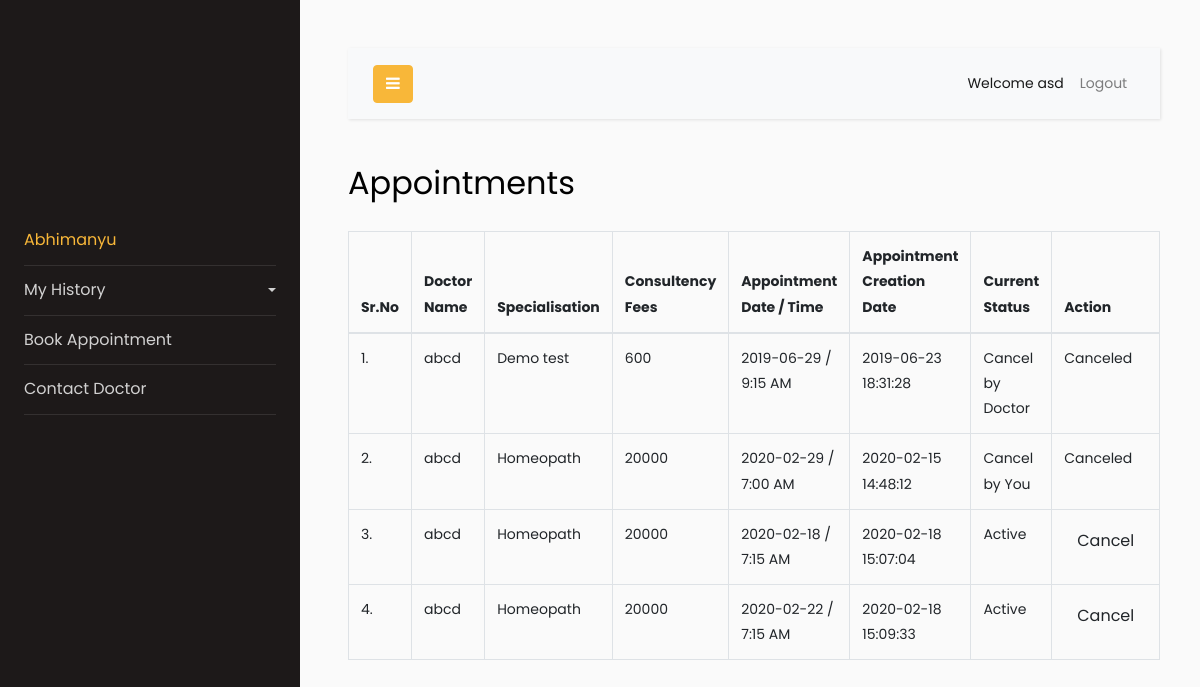
The app's page /userdashboard/appointment_history.php (signed in) with its own data.
### tables this page shows
CREATE TABLE `appointment` (
  `id` int(11) NOT NULL,
  `d_specilization` varchar(255) DEFAULT NULL,
  `d_id` int(11) DEFAULT NULL,
  `p_id` int(11) DEFAULT NULL,
  `consultancyFees` int(11) DEFAULT NULL,
  `appointmentDate` varchar(255) DEFAULT NULL,
  `appointmentTime` varchar(255) DEFAULT NULL,
  `postingDate` timestamp NULL DEFAULT current_timestamp(),
  `userStatus` int(11) DEFAULT NULL,
  `doctorStatus` int(11) DEFAULT NULL,
  `updationDate` timestamp NULL DEFAULT NULL ON UPDATE current_timestamp()
);

CREATE TABLE `doctors` (
  `d_id` int(255) NOT NULL,
  `d_specilization` varchar(255) DEFAULT NULL,
  `d_name` varchar(255) DEFAULT NULL,
  `d_address` longtext DEFAULT NULL,
  `d_fees` varchar(255) DEFAULT NULL,
  `d_contact` bigint(11) DEFAULT NULL,
  `d_email` varchar(255) DEFAULT NULL,
  `d_password` varchar(255) DEFAULT NULL,
  `d_date` timestamp NULL DEFAULT current_timestamp(),
  `updationDate` timestamp NULL DEFAULT NULL ON UPDATE current_timestamp(),
  `d_gender` varchar(255) NOT NULL
);

### userdashboard/appointment_history.php (the view, shortened to what this page needs)
<?php
if (!isset($_SESSION['p_email'])) {
echo "<script>window.open('../user_login.php','_self')</script>";
}else{
include("../includes/db.php");
  $id=$_SESSION['p_id'];
  $sql=mysqli_query($con,"select p_image from patient_images where p_id='$id' ");
  $row=mysqli_fetch_array($sql);
  $image=$row['p_image'];
}
?>
<!doctype html>
<html lang="en">
  <head>
    <link rel="stylesheet" href="https://stackpath.bootstrapcdn.com/font-awesome/4.7.0/css/font-awesome.min.css">
    <link rel="stylesheet" href="css/style.css">
  </head>
  <body>
    <div class="wrapper d-flex align-items-stretch">
      <nav id="sidebar">
        <div class="p-4 pt-5">
          <a href="#" class="img logo rounded-circle mb-5" style="background-image: url(images/<?php echo $image ?>);"></a>
          <ul class="list-unstyled components mb-5">
            <li class="active">
              <a href="user_dashboard.php"  aria-expanded="false" ><?php echo $_SESSION['p_name']; ?></a>
            </li>
            <li>
              <a href="#pageSubmenu" data-toggle="collapse" aria-expanded="false" class="dropdown-toggle">My History</a>
            </li>
            <li>
              <a href="book_appointment.php">Book Appointment</a>
            </li>
            <li>
              <a href="#">Contact Doctor</a>
            </li>
          </ul>
        </div>
      </nav>
      <div id="content" class="p-4 p-md-5">
        <nav class="navbar navbar-expand-lg navbar-light bg-light">
          <div class="container-fluid">
            <button type="button" id="sidebarCollapse" class="btn btn-primary">
            <i class="fa fa-bars"></i>
            </button>
            <div class="collapse navbar-collapse" id="navbarSupportedContent">
              <ul class="nav navbar-nav ml-auto">
                <li class="nav-item active">
                  <a class="nav-link" href="#">Welcome <?php echo $_SESSION['p_email'] ?></a>
                </li>
                <li class="nav-item ">
                  <a class="nav-link" href="logout.php">Logout</a>
                </li>
              </ul>
            </div>
          </div>
        </nav>
        <h2 class="mb-4">Appointments</h2>
        <div class="table-responsive">
          <table class="table table-bordered table-hover">
            <thead>
              <tr>
                <th>Sr.No</th>
                <th>Doctor Name</th>
                <th>Specialisation</th>
                <th>Consultency Fees</th>
                <th>Appointment Date / Time</th>
                <th>Appointment Creation Date</th>
                <th>Current Status</th>
                <th>Action</th>
              </tr>
            </thead>
            <tbody>
              <?php
              $sql=mysqli_query($con,"select doctors.d_name as doc_name,appointment.*  from appointment join doctors on doctors.d_id=appointment.d_id where appointment.p_id='".$_SESSION['p_id']."'");
              $c=0;
              while($row=mysqli_fetch_array($sql))
              {$c++;$id=$row['id'];
              ?>
              <tr>
                <td class="center"><?php echo $c;?>.</td>
                <td class="hidden-xs"><?php echo $row['doc_name'];?></td>
                <td><?php echo $row['d_specilization'];?></td>
                <td><?php echo $row['consultancyFees'];?></td>
                <td><?php echo $row['appointmentDate'];?> / <?php echo
                  $row['appointmentTime'];?>
                </td>
                <td><?php echo $row['postingDate'];?></td>
                <td>
                  <?php if(($row['userStatus']==1) && ($row['doctorStatus']==1))
                  {
                  echo "Active";
                  }
                  if(($row['userStatus']==0) && ($row['doctorStatus']==1))
                  {
                  echo "Cancel by You";
                  }
                  if(($row['userStatus']==1) && ($row['doctorStatus']==0))
                  {
                  echo "Cancel by Doctor";
                  }
                ?></td>
                <td>
                  <div class="visible-md visible-lg hidden-sm hidden-xs">
                    <?php if(($row['userStatus']==1) && ($row['doctorStatus']==1))
                    { ?>
                    <a href="appointment_history.php?id=<?php
                    echo $row['id']?>&cancel=update" onClick="return confirm('Are you sure you want to cancel this appointment ?')"class="btn btn-transparent btn-xs tooltips" title="Cancel Appointment" tooltip-placement="top" tooltip="Remove">Cancel</a>
                    <?php } else {
                    echo "Canceled";
                    } ?>
                  </div>
                </td>
              </tr>
              <?php
              }?>
            </tbody>
          </div>
        </div>
      </body>
    </html>

### records on screen
appointment: d.d_name "abcd", d_specilization "Demo test", consultancyFees "600", appointmentDate "2019-06-29", appointmentTime "9:15 AM", postingDate "2019-06-23 18:31:28", userStatus "Cancel by Doctor"
appointment: d.d_name "abcd", d_specilization "Homeopath", consultancyFees "20000", appointmentDate "2020-02-29", appointmentTime "7:00 AM", postingDate "2020-02-15 14:48:12", userStatus "Cancel by You"
appointment: d.d_name "abcd", d_specilization "Homeopath", consultancyFees "20000", appointmentDate "2020-02-18", appointmentTime "7:15 AM", postingDate "2020-02-18 15:07:04", userStatus "Active"
appointment: d.d_name "abcd", d_specilization "Homeopath", consultancyFees "20000", appointmentDate "2020-02-22", appointmentTime "7:15 AM", postingDate "2020-02-18 15:09:33", userStatus "Active"

### other values on screen
$_SESSION['p_name'] "Abhimanyu"
$_SESSION['p_email'] "asd"
